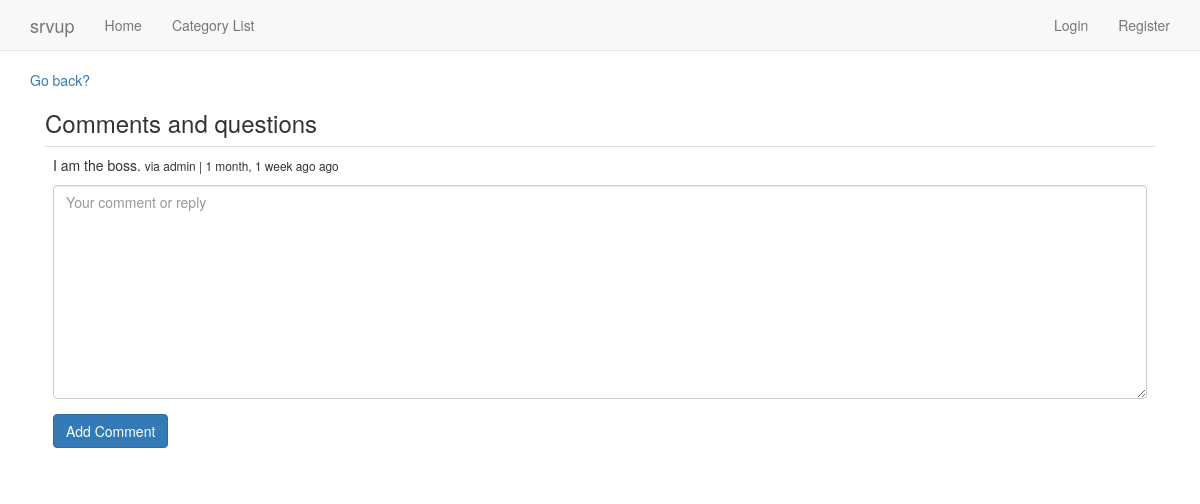
Screenshot of /comment/102/ with the database file from the repository.
### comment/models.py (models this page shows, shortened)
class Comment(models.Model):
    text = models.TextField()
    author = models.ForeignKey('account.MyUser')
    parent = models.ForeignKey('self', null=True, blank=True)
    video = models.ForeignKey(Video, null=True, blank=True)
    path = models.CharField(max_length=512)
    timestamp = models.DateTimeField(auto_now=False,auto_now_add=True)
    updated = models.DateTimeField(auto_now=True,auto_now_add=False)
    active = models.BooleanField(default=True)
    objects = CommentManager()
    class Meta:
        ordering = ['-timestamp']
    @property
    def get_comment(self):
        return self.text
    @property
    def is_child(self):
        if self.parent is not None:return True
        else: return False
    @property
    def get_children(self):
        if self.is_child:
            return None
        else:
            return Comment.objects.filter(parent=self)
    @property
    def get_origin(self):
        return self.path
    def get_absolute_url(self):
        return reverse('comment_thread', kwargs={'pk':self.id})

### account/models.py (models this page shows, shortened)
class MyUser(AbstractBaseUser):
    username = models.CharField(
        max_length=255,
        unique=True,)
    email = models.EmailField(
        max_length=255,
        unique=True,
    )
    first_name = models.CharField(
        max_length=255,
        null=True,
        blank=True)
    last_name = models.CharField(
        max_length=255,
        null=True,
        blank=True)
    is_member = models.BooleanField(default=False, verbose_name='Is Paid Member')
    is_active = models.BooleanField(default=True)
    is_admin = models.BooleanField(default=False)
    objects = MyUserManager()
    USERNAME_FIELD = 'username'
    REQUIRED_FIELDS = ['email']

### comment/views.py (the view)
def comment_thread(request, pk):
    comment = Comment.objects.get(id=pk)
    form = CommentForm()
    return render(request, 'comment/comment_thread.html', {
        'form':form,
        'comment':comment,
        } )

### comment/forms.py
class CommentForm(forms.Form):
    text = forms.CharField(
        widget=forms.Textarea(attrs={
            'placeholder': 'Your comment or reply',})
        )
    def __init__(self, *args, **kwargs):
        super(CommentForm, self).__init__(*args, **kwargs)
        self.helper = FormHelper()
        self.helper.form_show_labels = False
        self.helper.layout = Layout(
            'text',
            ButtonHolder(
                Submit('submit', 'Add Comment', css_class='btn-primary'),
                )
            )

### comment/models.py (called while the page is built)
    def get_queryset(self):
        return CommentQuerySet(self.model, using=self._db)

### templates/comment/comment_thread.html (shortened to what this page needs)
{% extends 'base.html' %}
{%  load humanize %}
{% load crispy_forms_tags %}
{% block content %}
<a href="{{ comment.get_origin }}">Go back?</a>
<div class="col-sm-12">
    <h3>Comments and questions</h3>
    <table class="table">
    <tr><td>{{ comment.get_comment }}
    <small> via {{ comment.author }} | {{ comment.timestamp | naturaltime }} ago </small>
        {% if not comment.is_child %}
            <form method="POST" action="{% url 'comment_create' %}">{% csrf_token %}
            {% crispy form %}
            </form>
        </div>
        {% endif %}
  </div>
{% endblock %}

### rows the page displays
Comment: get_comment "I am the boss.", author "admin", timestamp "1 month, 1 week ago"
